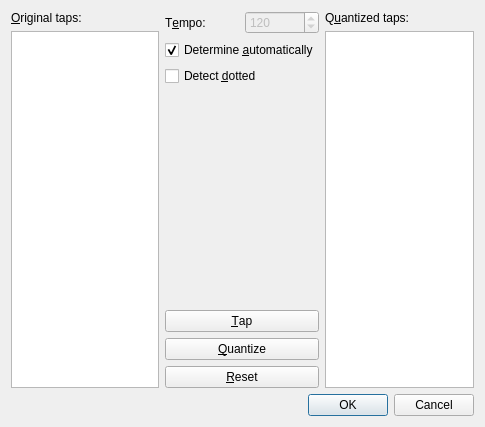
<?xml version="1.0" encoding="UTF-8"?>
<ui version="4.0">
 <class>RhythmEditor</class>
 <widget class="QDialog" name="RhythmEditor">
  <property name="geometry">
   <rect>
    <x>0</x>
    <y>0</y>
    <width>485</width>
    <height>427</height>
   </rect>
  </property>
  <property name="windowTitle">
   <string>Rhythm Editor</string>
  </property>
  <layout class="QVBoxLayout" name="verticalLayout">
   <item>
    <layout class="QHBoxLayout" name="horizontalLayout">
     <item>
      <layout class="QVBoxLayout" name="l_OriginalTaps">
       <item>
        <widget class="QLabel" name="label">
         <property name="text">
          <string>&amp;Original taps:</string>
         </property>
         <property name="buddy">
          <cstring>original</cstring>
         </property>
        </widget>
       </item>
       <item>
        <widget class="QListWidget" name="original"/>
       </item>
      </layout>
     </item>
     <item>
      <layout class="QVBoxLayout" name="l_ButtonBlock">
       <item>
        <layout class="QHBoxLayout" name="l_Tempo">
         <item>
          <widget class="QLabel" name="label_3">
           <property name="text">
            <string>T&amp;empo:</string>
           </property>
           <property name="buddy">
            <cstring>tempo</cstring>
           </property>
          </widget>
         </item>
         <item>
          <widget class="QSpinBox" name="tempo">
           <property name="enabled">
            <bool>false</bool>
           </property>
           <property name="maximum">
            <number>500</number>
           </property>
           <property name="value">
            <number>120</number>
           </property>
          </widget>
         </item>
        </layout>
       </item>
       <item>
        <widget class="QCheckBox" name="autoTempo">
         <property name="text">
          <string>Determine &amp;automatically</string>
         </property>
         <property name="checked">
          <bool>true</bool>
         </property>
        </widget>
       </item>
       <item>
        <widget class="QCheckBox" name="dotted">
         <property name="text">
          <string>Detect &amp;dotted</string>
         </property>
        </widget>
       </item>
       <item>
        <spacer name="verticalSpacer">
         <property name="orientation">
          <enum>Qt::Vertical</enum>
         </property>
         <property name="sizeHint" stdset="0">
          <size>
           <width>20</width>
           <height>40</height>
          </size>
         </property>
        </spacer>
       </item>
       <item>
        <widget class="QPushButton" name="tapButton">
         <property name="text">
          <string>&amp;Tap</string>
         </property>
        </widget>
       </item>
       <item>
        <widget class="QPushButton" name="quantizeButton">
         <property name="text">
          <string>&amp;Quantize</string>
         </property>
        </widget>
       </item>
       <item>
        <widget class="QPushButton" name="resetButton">
         <property name="text">
          <string>&amp;Reset</string>
         </property>
        </widget>
       </item>
      </layout>
     </item>
     <item>
      <layout class="QVBoxLayout" name="l_QuantizedTaps">
       <item>
        <widget class="QLabel" name="label_2">
         <property name="text">
          <string>Q&amp;uantized taps:</string>
         </property>
         <property name="buddy">
          <cstring>quantized</cstring>
         </property>
        </widget>
       </item>
       <item>
        <widget class="QListWidget" name="quantized"/>
       </item>
      </layout>
     </item>
    </layout>
   </item>
   <item>
    <widget class="KDialogButtonBox" name="kdialogbuttonbox">
     <property name="standardButtons">
      <set>QDialogButtonBox::Cancel|QDialogButtonBox::Ok</set>
     </property>
    </widget>
   </item>
  </layout>
 </widget>
 <customwidgets>
  <customwidget>
   <class>KDialogButtonBox</class>
   <extends>QDialogButtonBox</extends>
   <header>kdialogbuttonbox.h</header>
  </customwidget>
 </customwidgets>
 <resources/>
 <connections>
  <connection>
   <sender>resetButton</sender>
   <signal>clicked()</signal>
   <receiver>original</receiver>
   <slot>clear()</slot>
   <hints>
    <hint type="sourcelabel">
     <x>347</x>
     <y>385</y>
    </hint>
    <hint type="destinationlabel">
     <x>81</x>
     <y>232</y>
    </hint>
   </hints>
  </connection>
  <connection>
   <sender>resetButton</sender>
   <signal>clicked()</signal>
   <receiver>quantized</receiver>
   <slot>clear()</slot>
   <hints>
    <hint type="sourcelabel">
     <x>347</x>
     <y>385</y>
    </hint>
    <hint type="destinationlabel">
     <x>432</x>
     <y>228</y>
    </hint>
   </hints>
  </connection>
  <connection>
   <sender>kdialogbuttonbox</sender>
   <signal>accepted()</signal>
   <receiver>RhythmEditor</receiver>
   <slot>accept()</slot>
   <hints>
    <hint type="sourcelabel">
     <x>303</x>
     <y>405</y>
    </hint>
    <hint type="destinationlabel">
     <x>238</x>
     <y>156</y>
    </hint>
   </hints>
  </connection>
  <connection>
   <sender>kdialogbuttonbox</sender>
   <signal>rejected()</signal>
   <receiver>RhythmEditor</receiver>
   <slot>reject()</slot>
   <hints>
    <hint type="sourcelabel">
     <x>416</x>
     <y>404</y>
    </hint>
    <hint type="destinationlabel">
     <x>328</x>
     <y>127</y>
    </hint>
   </hints>
  </connection>
 </connections>
</ui>
